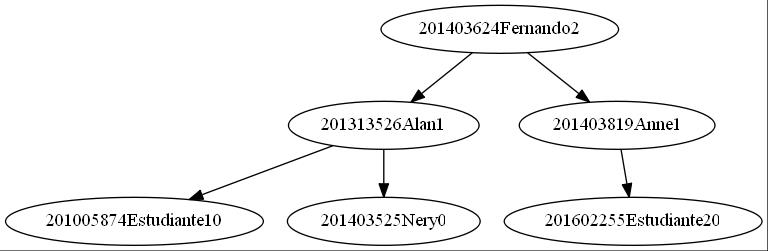

The Python source for this figure:
import os


class nodoA:
    def __init__(self,carnet,nombre):
        self.carnet = carnet
        self.nombre = nombre
        self.izq = None
        self.der = None
        self.fe = 0

    #@property
    #def padre(self):
    #    return self._padre

    #@padre.setter
    #def padre(self, node):
    #    if node is not None:
    #        self._padre = node
    #        self.altura = self.padre.altura + 1
    #    else:
    #        self.altura = 0

class arbol:
    def __init__(self):
        self.raiz = None
        self.size = 0

    def obtenerFE(self,node):
        if(node is None):
            return -1
        else:
            return node.fe

    def insertarAVL(self, nuevo, sub):
        padre = sub
        if nuevo.carnet < sub.carnet:
            if sub.izq is None:
                sub.izq = nuevo
            else:
                sub.izq = self.insertarAVL(nuevo, sub.izq)
                if self.obtenerFE(sub.izq) - self.obtenerFE(sub.der) == 2:
                    if nuevo.carnet < sub.izq.carnet:
                        padre = self.rotate_left(sub)
                    else:
                        padre = self.double_rotate_left(sub)
        elif nuevo.carnet > sub.carnet:
            if sub.der is None:
                sub.der = nuevo
            else:
                sub.der = self.insertarAVL(nuevo, sub.der)
                if self.obtenerFE(sub.der) - self.obtenerFE(sub.izq) == 2:
                    if nuevo.carnet > sub.der.carnet:
                        padre = self.rotate_right(sub)
                    else:
                        padre = self.double_rotate_right(sub)
        if sub.izq is None and sub.der is not None:
            sub.fe = sub.der.fe + 1
        elif sub.izq is not None and sub.der is None:
            sub.fe = sub.izq.fe + 1
        else:
            if self.obtenerFE(sub.izq) > self.obtenerFE(sub.der):
                sub.fe = self.obtenerFE(sub.izq) + 1
            else:
                sub.fe = self.obtenerFE(sub.der) + 1
        return padre

    def insertar(self, carnet, nombre):
        nuevo = nodoA(carnet,nombre)
        if self.raiz is None:
            self.raiz = nuevo
        else:
            self.raiz = self.insertarAVL(nuevo, self.raiz)

    def rotate_left(self, node):
        aux = node.izq
        node.izq = aux.der
        aux.der = node
        if self.obtenerFE(node.izq) >= self.obtenerFE(node.der):
            node.fe = self.obtenerFE(node.izq) + 1
        else:
            node.fe = self.obtenerFE(node.der) + 1
        if self.obtenerFE(aux.izq) >= self.obtenerFE(aux.der):
            aux.fe = self.obtenerFE(aux.izq) + 1
        else:
            aux.fe = self.obtenerFE(aux.der) + 1
        return aux

    def rotate_right(self, node):
        aux = node.der
        node.der = aux.izq
        aux.izq = node
        if self.obtenerFE(node.izq) >= self.obtenerFE(node.der):
            node.fe = self.obtenerFE(node.izq) + 1
        else:
            node.fe = self.obtenerFE(node.der) + 1
        if self.obtenerFE(aux.izq) >= self.obtenerFE(aux.der):
            aux.fe = self.obtenerFE(aux.izq) + 1
        else:
            aux.fe = self.obtenerFE(aux.der) + 1
        return aux

    def double_rotate_left(self, node):
        node.izq = self.rotate_right(node.izq)
        temporal = self.rotate_left(node)
        return temporal

    def double_rotate_right(self, node):
        node.der = self.rotate_left(node.der)
        temporal = self.rotate_right(node)
        return temporal

    def empty(self):
        if self.raiz is None:
            return True
        return False

    def preShow(self, curr_node):
        if curr_node is not None:
            self.preShow(curr_node.izq)
            print(curr_node.carnet, end=" ")
            self.preShow(curr_node.der)

    def preorder(self, curr_node):
        if curr_node is not None:
            print(curr_node.carnet, end=" ")
            self.preorder(curr_node.izq)
            self.preorder(curr_node.der)

    def alturas(self, curr_node):
        while(curr_node.padre is not None):
            curr_node = curr_node.padre
            curr_node.altura = curr_node.altura + 1

    def graficar(self, curr_node):
        datos = ""
        if curr_node is not None:
            if curr_node.izq is not None:
                datos = datos + "\"" +str(curr_node.carnet) + curr_node.nombre + str(curr_node.fe) + "\""
                datos = datos + "->" + "\"" + str(curr_node.izq.carnet) + curr_node.izq.nombre + str(curr_node.izq.fe) + "\"" + ";"
            if curr_node.der is not None:
                datos = datos + "\"" + str(curr_node.carnet) + curr_node.nombre + str(curr_node.fe) + "\""
                datos = datos + "->" + "\"" + str(curr_node.der.carnet) + curr_node.der.nombre + str(curr_node.der.fe) + "\"" + ";"
            datos = datos + self.graficar(curr_node.izq)
            datos = datos + self.graficar(curr_node.der)
        return datos

    def grafo(self):
        datos = "digraph BST {"
        datos = datos + self.graficar(self.raiz)
        datos = datos +"}"
        f = open("otro.dot", "w")
        f.write(datos)
        f.close()
        os.system("dot -Tjpg otro.dot -o arbol.jpg")
        os.system("arbol.jpg")

    def graficarPre(self,curr_node):
        datos= ""
        if curr_node is not None:
            datos = "\"" + str(curr_node.carnet) + curr_node.nombre + "\""
            if curr_node.izq is not None:
                datos = datos + "->" + self.graficarPre(curr_node.izq)
            if curr_node.der is not None:
                datos = datos + "->" + self.graficarPre(curr_node.der)
        return datos

    def grafoPre(self):
        datos = "digraph G {\n"
        datos = datos + "node[shape = record, width = 2.3, height = 0.6];\n"
        datos = datos + "rankdir = LR;\n"
        datos = datos + self.graficarPre(self.raiz)
        datos = datos + "}"
        f = open("otro.dot", "w")
        f.write(datos)
        f.close()
        os.system("dot -Tjpg otro.dot -o pre.jpg")
        os.system("pre.jpg")

    def graficarPos(self,curr_node):
        datos= ""
        if curr_node is not None:
            if curr_node.izq is not None:
                datos = datos + self.graficarPos(curr_node.izq) + "->"
            if curr_node.der is not None:
                datos = datos + self.graficarPos(curr_node.der) + "->"
            datos = datos +"\"" + str(curr_node.carnet) + curr_node.nombre + "\""


        return datos

    def grafoPos(self):
        datos = "digraph G {\n"
        datos = datos + "node[shape = record, width = 2.3, height = 0.6];\n"
        datos = datos + "rankdir = LR;\n"
        datos = datos + self.graficarPos(self.raiz)
        datos = datos + "}"
        f = open("otro.dot", "w")
        f.write(datos)
        f.close()
        os.system("dot -Tjpg otro.dot -o pos.jpg")
        os.system("pos.jpg")
